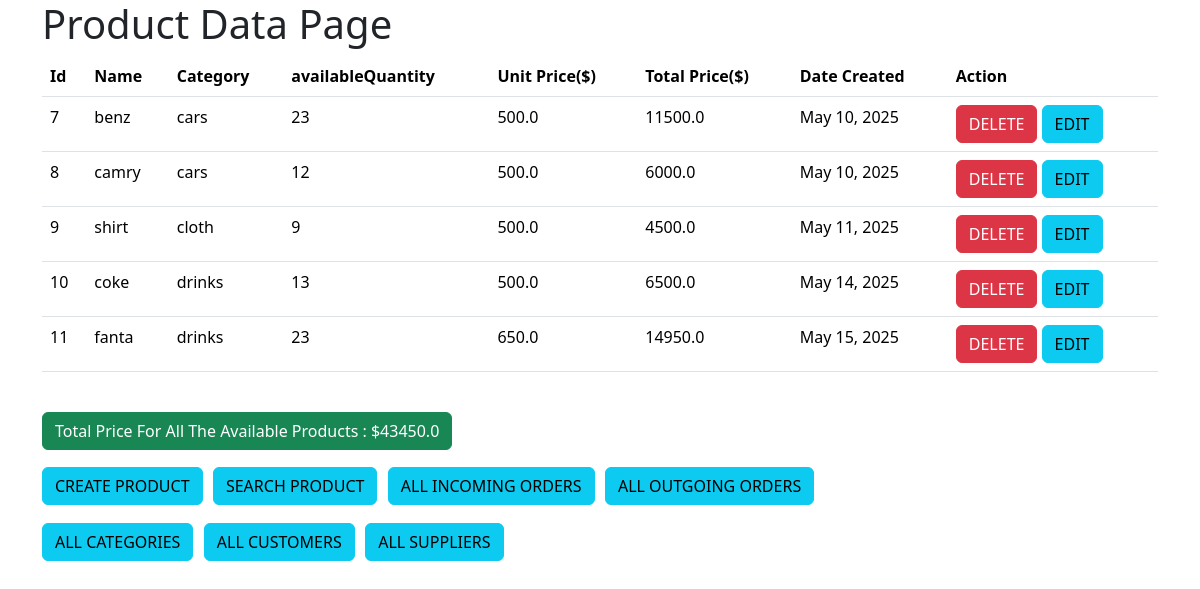
Before: /allproducts with the older database file.
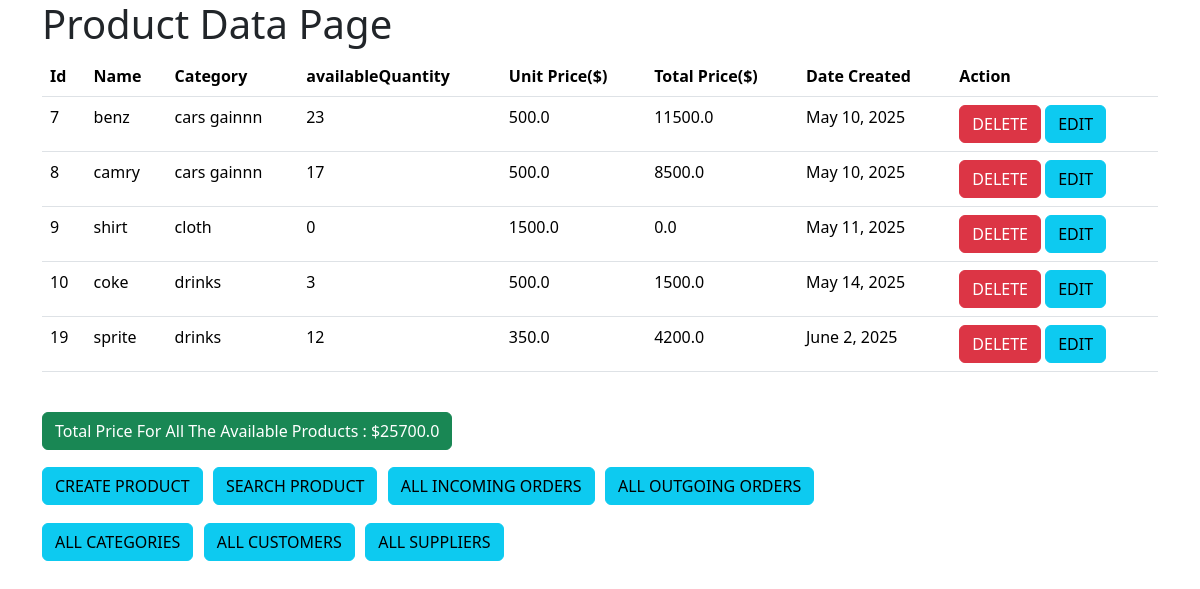
After: the same page with the newer database file.
### inventoryapp/models.py (models this page shows, shortened)
class Product(models.Model):
    name = models.CharField(max_length=30, null=False)
    categoryId = models.ForeignKey(Category, related_name="product", on_delete=models.CASCADE)
    availableQuantity = models.IntegerField(default=0)
    unitPrice = models.FloatField(default=0)
    totalPrice = models.FloatField(default=0)
    date_created = models.DateField(auto_now_add=True)

class Category(models.Model):
    name = models.CharField(max_length=30, null=False)
    description = models.CharField(max_length=50, null=False)
    def __str__(self):
        return self.name
    class Meta:
        verbose_name = "Categorie"

### inventoryapp/views.py (the view)
# urls.py: path('allproducts', views.allproducts, name='allproducts'),
def allproducts(request):
    products = Product.objects.all()
    total_price_for_all = 0
    for product in products:
        total_price_for_all += product.totalPrice
    return render(request, "allproducts.html", context={"allproducts": products, "total_price": total_price_for_all})

### templates/allproducts.html (shortened to what this page needs)
<!DOCTYPE html>
<html lang="en">
<head>
     <link href="https://cdn.jsdelivr.net/npm/bootstrap@5.3.2/dist/css/bootstrap.min.css" rel="stylesheet"
>
</head>
<body>
<div class="container">
  <div class="row justify-content-center">
    <div class="col-md-12">
  <marquee><h1> Product Data Page</h1></marquee>
        <table class="table">
          <thead>
            <tr>
                <th scope="col">Id</th>
                <th scope="col">Name</th>
                <th scope="col">Category</th>
                <th scope="col">availableQuantity</th>
                <th scope="col">Unit Price($)</th>
                <th scope="col">Total Price($)</th>
                <th scope="col">Date Created</th>
                <th scope="col">Action</th>
            </tr>
          </thead>
          <tbody>
             {% for product in allproducts%}
            <tr>
                <td>{{product.id}}</td>
                <td>{{product.name}}</td>
                <td>{{product.categoryId}}</td>
                <td>{{product.availableQuantity}}</td>
                <td>{{product.unitPrice}}</td>
                <td>{{product.totalPrice}}</td>
                <td>{{product.date_created}}</td>
                <td><a href="{% url 'removeproduct' product.id %}" class="btn btn-danger">DELETE</a>
                    <a href="{% url 'updateproduct' product.id %}" class="btn btn-info">EDIT</a>
                </td>
            </tr>
            {% endfor %}
          </tbody>
        </table><br>
        <h2 class="btn btn-success">Total Price For All The Available Products : ${{total_price}} </h2><br>
       <h1>
           <a href="{% url 'createproduct' %}" class="btn btn-info">CREATE PRODUCT</a>
        <a href="{% url 'searchproduct' %}" class="btn btn-info">SEARCH PRODUCT</a>
        <a href="{% url 'allincomingorders' %}" class="btn btn-info">ALL INCOMING ORDERS</a>
        <a href="{% url 'alloutgoingorders' %}" class="btn btn-info">ALL OUTGOING ORDERS</a>
       </h1>
       <h1>  <a href="{% url 'allcat' %}" class="btn btn-info">ALL CATEGORIES</a>
         <a href="{% url 'allcustomers' %}" class="btn btn-info">ALL CUSTOMERS</a>
         <a href="{% url 'allsuppliers' %}" class="btn btn-info">ALL SUPPLIERS</a>
       </h1>
        <br><br>
    </div>
  </div>
</div>
</body>
</html>

Changed rows visible on the page:
removed Product: id "11", name "fanta", categoryId "drinks", availableQuantity "23", unitPrice "650.0", totalPrice "14950.0", date_created "May 15, 2025"
changed through a linked row, Product "benz": categoryId "cars" → "cars gainnn"
changed Product "camry": categoryId "cars" → "cars gainnn"; availableQuantity "12" → "17"; totalPrice "6000.0" → "8500.0"
changed Product "shirt": availableQuantity "9" → "0"; unitPrice "500.0" → "1500.0"; totalPrice "4500.0" → "0.0"
changed Product "coke": availableQuantity "13" → "3"; totalPrice "6500.0" → "1500.0"
added Product: id "19", name "sprite", categoryId "drinks", availableQuantity "12", unitPrice "350.0", totalPrice "4200.0", date_created "June 2, 2025"
Other visible differences:
{{ total_price }}: "43450.0" → "25700.0"
